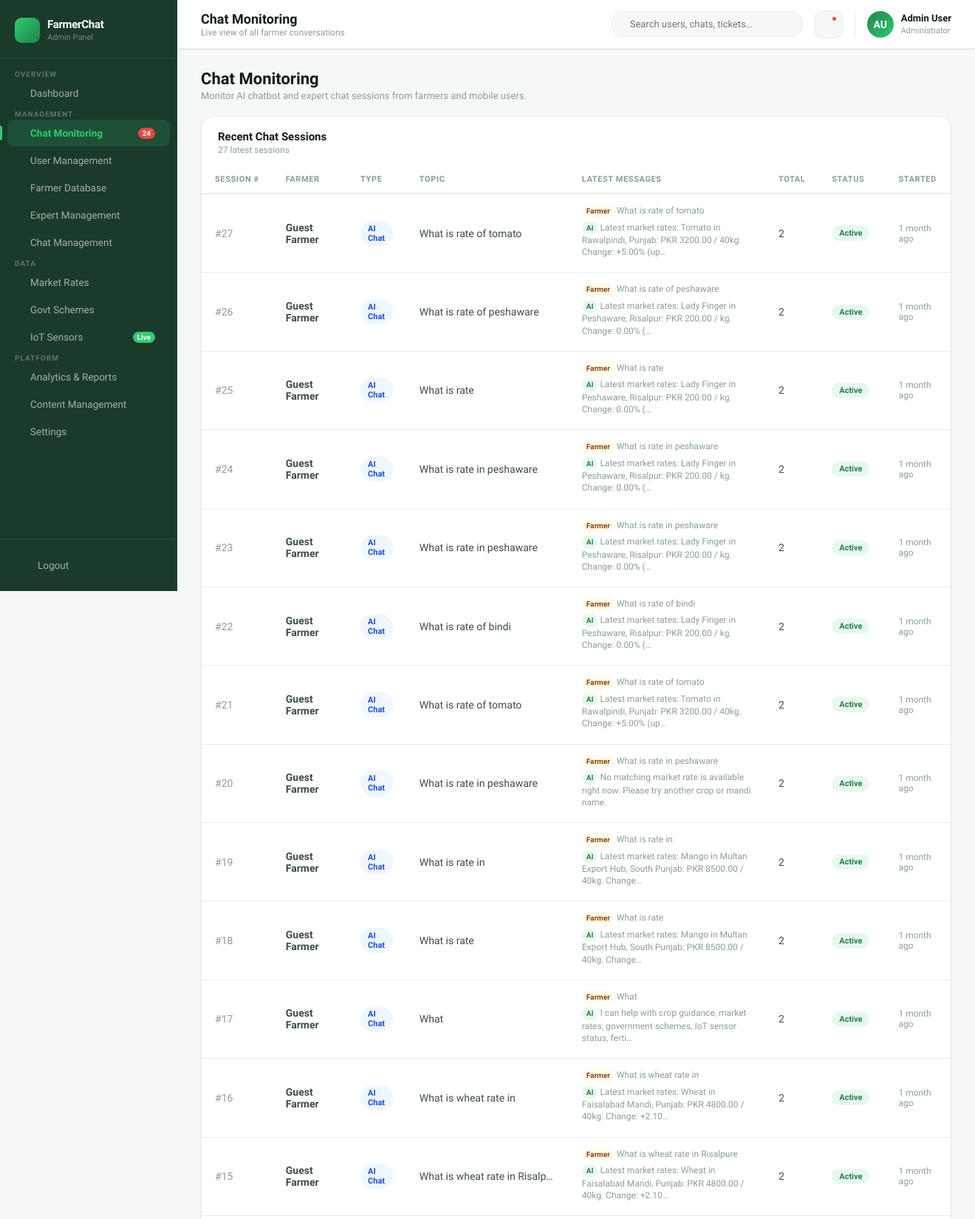
/chat-monitoring/ (signed in, upper part), run on the app's committed database.
### core/models.py (models this page shows, shortened)
class ChatSession(models.Model):
    STATUS = [
        ("active", "Active"),
        ("closed", "Closed"),
        ("pending", "Pending"),
    ]
    TYPE = [
        ("ai", "AI Chat"),
        ("expert", "Expert Chat"),
    ]
    farmer = models.ForeignKey(
        User,
        on_delete=models.CASCADE,
        related_name="chat_sessions",
        null=True,
        blank=True,
        help_text="Can be empty for public/mobile guest chatbot messages."
    )
    expert = models.ForeignKey(
        Expert,
        on_delete=models.SET_NULL,
        null=True,
        blank=True
    )
    session_type = models.CharField(max_length=10, choices=TYPE, default="ai")
    topic = models.CharField(max_length=200, blank=True)
    status = models.CharField(max_length=20, choices=STATUS, default="active", db_index=True)
    started_at = models.DateTimeField(default=timezone.now, db_index=True)
    ended_at = models.DateTimeField(null=True, blank=True)
    class Meta:
        ordering = ["-started_at"]
        verbose_name = "Chat Session"
        verbose_name_plural = "Chat Sessions"
    def message_count(self):
        return self.messages.count()

class ChatMessage(models.Model):
    ROLE = [
        ("user", "Farmer"),
        ("assistant", "AI"),
        ("expert", "Expert"),
        ("system", "System"),
    ]
    session = models.ForeignKey(
        ChatSession,
        on_delete=models.CASCADE,
        related_name="messages"
    )
    role = models.CharField(max_length=15, choices=ROLE, default="user", db_index=True)
    content = models.TextField()
    language = models.CharField(max_length=5, default="ur", db_index=True)
    timestamp = models.DateTimeField(default=timezone.now, db_index=True)
    class Meta:
        ordering = ["timestamp"]
        verbose_name = "Chat Message"
        verbose_name_plural = "Chat Messages"

### core/views.py (the view)
@login_required
@user_passes_test(is_staff_user)
def chat_monitoring(request):
    sessions = (
        ChatSession.objects
        .select_related("farmer", "expert")
        .prefetch_related("messages")
        .order_by("-started_at")[:50]
    )
    return render(request, "core/chat_monitoring.html", {
        "sessions": sessions,
    })

### core/views.py (called while the page is built)
def is_staff_user(user):
    return user.is_authenticated and user.is_staff

### templates/core/chat_monitoring.html (shortened to what this page needs)
{% extends 'core/base.html' %}
{% block page_title %}Chat Monitoring{% endblock %}
{% block page_subtitle %}Live view of all farmer conversations{% endblock %}
{% block content %}
<div class="section-header">
  <div>
    <h1>Chat Monitoring</h1>
    <p>Monitor AI chatbot and expert chat sessions from farmers and mobile users.</p>
  </div>
</div>
<div class="card">
  <div class="card-header">
    <div class="card-header-left">
      <h3>Recent Chat Sessions</h3>
      <p>{{ sessions|length }} latest session{{ sessions|length|pluralize }}</p>
    </div>
  </div>
  <div class="table-wrap">
    <table>
      <thead>
        <tr>
          <th>Session #</th>
          <th>Farmer</th>
          <th>Type</th>
          <th>Topic</th>
          <th>Latest Messages</th>
          <th>Total</th>
          <th>Status</th>
          <th>Started</th>
        </tr>
      </thead>
      <tbody>
        {% for s in sessions %}
        <tr>
          <td style="color:var(--text-muted);">#{{ s.pk }}</td>
          <td>
            <strong>
              {% if s.farmer %}
                {{ s.farmer.get_full_name|default:s.farmer.username }}
              {% else %}
                Guest Farmer
              {% endif %}
            </strong>
          </td>
          <td>
            <span class="badge badge-blue">{{ s.get_session_type_display }}</span>
          </td>
          <td style="max-width:220px;overflow:hidden;text-overflow:ellipsis;white-space:nowrap;">
            {{ s.topic|default:"General query" }}
          </td>
          <td style="min-width:260px;max-width:380px;">
            {% with latest=s.messages.all|slice:":2" %}
              {% for m in latest %}
                <div style="font-size:12px;margin-bottom:5px;line-height:1.35;">
                  <span class="badge {% if m.role == 'assistant' %}badge-green{% elif m.role == 'user' %}badge-amber{% else %}badge-gray{% endif %}" style="font-size:10px;padding:2px 6px;">
                    {{ m.get_role_display }}
                  </span>
                  <span style="color:var(--text-muted);">
                    {{ m.content|truncatechars:90 }}
                  </span>
                </div>
              {% empty %}
                <span style="font-size:12px;color:var(--text-muted);">No messages</span>
              {% endfor %}
            {% endwith %}
          </td>
          <td>{{ s.message_count }}</td>
          <td>
            <span class="badge {% if s.status == 'active' %}badge-green{% elif s.status == 'pending' %}badge-amber{% else %}badge-gray{% endif %}">
              {{ s.get_status_display }}
            </span>
          </td>
          <td style="font-size:12px;color:var(--text-muted);">
            {{ s.started_at|timesince }} ago
          </td>
        </tr>
        {% empty %}
        <tr>
          <td colspan="8" style="text-align:center;padding:32px;color:var(--text-muted);">
            No chat sessions yet.
          </td>
        </tr>
        {% endfor %}
      </tbody>
    </table>
  </div>
</div>
{% endblock %}

### templates/core/base.html (shortened to what this page needs)
<!DOCTYPE html>
<html lang="en">
<head>
</head>
<body>
<aside class="sidebar">
  <div class="sidebar-brand">
    <div class="sidebar-brand-icon"></div>
    <div class="sidebar-brand-text">
      <h2>FarmerChat</h2>
      <span>Admin Panel</span>
    </div>
  </div>
  <nav style="flex:1; padding: 12px 0; overflow-y:auto;">
    <span class="nav-group-label">Overview</span>
    <a href="{% url 'dashboard' %}" class="nav-link {% if request.resolver_match.url_name == 'dashboard' %}active{% endif %}">
       Dashboard
    </a>
    <span class="nav-group-label">Management</span>
    <a href="{% url 'chat_monitoring' %}" class="nav-link {% if request.resolver_match.url_name == 'chat_monitoring' %}active{% endif %}">
       Chat Monitoring
      <span class="nav-badge">24</span>
    </a>
    <a href="{% url 'farmer_list' %}" class="nav-link {% if request.resolver_match.url_name == 'farmer_list' %}active{% endif %}">
       User Management
    </a>
    <a href="{% url 'farmer_list' %}" class="nav-link {% if request.resolver_match.url_name == 'farmer_list' %}active{% endif %}">
       Farmer Database
    </a>
    <a href="{% url 'expert_list' %}" class="nav-link {% if request.resolver_match.url_name == 'expert_list' %}active{% endif %}">
       Expert Management
    </a>
    <a href="{% url 'chat_monitoring' %}" class="nav-link">
       Chat Management
    </a>
    <span class="nav-group-label">Data</span>
    <a href="{% url 'market_rates' %}" class="nav-link {% if request.resolver_match.url_name == 'market_rates' %}active{% endif %}">
       Market Rates
    </a>
    <a href="{% url 'govt_schemes' %}" class="nav-link {% if request.resolver_match.url_name == 'govt_schemes' %}active{% endif %}">
       Govt Schemes
    </a>
    <a href="{% url 'iot_dashboard' %}" class="nav-link {% if request.resolver_match.url_name == 'iot_dashboard' %}active{% endif %}">
       IoT Sensors
      <span class="nav-badge live">Live</span>
    </a>
    <span class="nav-group-label">Platform</span>
    <a href="{% url 'analytics' %}" class="nav-link {% if request.resolver_match.url_name == 'analytics' %}active{% endif %}">
       Analytics & Reports
    </a>
    <a href="{% url 'content' %}" class="nav-link {% if request.resolver_match.url_name == 'content' %}active{% endif %}">
       Content Management
    </a>
    <a href="{% url 'settings' %}" class="nav-link {% if request.resolver_match.url_name == 'settings' %}active{% endif %}">
       Settings
    </a>
  </nav>
  <div class="sidebar-footer">
    <a href="{% url 'logout' %}" class="nav-link logout">
       Logout
    </a>
  </div>
</aside>
<main class="main">
  <header class="topbar">
    <div class="topbar-welcome">
      <h3>{% block page_title %}Welcome back, Admin 👋{% endblock %}</h3>
      <p>{% block page_subtitle %}Here's what's happening with your platform today{% endblock %}</p>
    </div>
    <div class="topbar-right">
      <div class="search-box">
        <input type="text" placeholder="Search users, chats, tickets…">
      </div>
      <button class="topbar-icon-btn">
        <span class="notif-dot"></span>
      </button>
      <div class="topbar-user">
        <div class="topbar-user-avatar">{{ request.user.first_name|default:"A"|slice:":1"|upper }}{{ request.user.last_name|default:"D"|slice:":1"|upper }}</div>
        <div class="topbar-user-info">
          <strong>{{ request.user.get_full_name|default:"Admin User" }}</strong>
          <span>Administrator</span>
        </div>
      </div>
    </div>
  </header>
  <div class="page-body">
    {% block content %}{% endblock %}
  </div>
</main>
</body>
</html>

### data on the page
ChatSession: pk "27", shows "Guest Farmer", session_type "AI Chat", topic "What is rate of tomato", message_count "2", status "Active", started_at "1 month"
ChatMessage: role "Farmer", content "What is rate of tomato"
ChatMessage: role "AI", content "Latest market rates: Tomato in Rawalpindi, Punjab: PKR 3200.00 / 40kg. Change: +5.00% (up…"
ChatSession: pk "26", shows "Guest Farmer", session_type "AI Chat", topic "What is rate of peshaware", message_count "2", status "Active", started_at "1 month"
ChatMessage: role "Farmer", content "What is rate of peshaware"
ChatMessage: role "AI", content "Latest market rates: Lady Finger in Peshaware, Risalpur: PKR 200.00 / kg. Change: 0.00% (…"
ChatSession: pk "25", shows "Guest Farmer", session_type "AI Chat", topic "What is rate", message_count "2", status "Active", started_at "1 month"
ChatMessage: role "Farmer", content "What is rate"
ChatMessage: role "AI", content "Latest market rates: Lady Finger in Peshaware, Risalpur: PKR 200.00 / kg. Change: 0.00% (…"
ChatSession: pk "24", shows "Guest Farmer", session_type "AI Chat", topic "What is rate in peshaware", message_count "2", status "Active", started_at "1 month"
ChatMessage: role "Farmer", content "What is rate in peshaware"
ChatMessage: role "AI", content "Latest market rates: Lady Finger in Peshaware, Risalpur: PKR 200.00 / kg. Change: 0.00% (…"
ChatSession: pk "23", shows "Guest Farmer", session_type "AI Chat", topic "What is rate in peshaware", message_count "2", status "Active", started_at "1 month"
ChatMessage: role "Farmer", content "What is rate in peshaware"
ChatMessage: role "AI", content "Latest market rates: Lady Finger in Peshaware, Risalpur: PKR 200.00 / kg. Change: 0.00% (…"
ChatSession: pk "22", shows "Guest Farmer", session_type "AI Chat", topic "What is rate of bindi", message_count "2", status "Active", started_at "1 month"
ChatMessage: role "Farmer", content "What is rate of bindi"
ChatMessage: role "AI", content "Latest market rates: Lady Finger in Peshaware, Risalpur: PKR 200.00 / kg. Change: 0.00% (…"
ChatSession: pk "21", shows "Guest Farmer", session_type "AI Chat", topic "What is rate of tomato", message_count "2", status "Active", started_at "1 month"
ChatMessage: role "Farmer", content "What is rate of tomato"
ChatMessage: role "AI", content "Latest market rates: Tomato in Rawalpindi, Punjab: PKR 3200.00 / 40kg. Change: +5.00% (up…"
ChatSession: pk "20", shows "Guest Farmer", session_type "AI Chat", topic "What is rate in peshaware", message_count "2", status "Active", started_at "1 month"
ChatMessage: role "Farmer", content "What is rate in peshaware"
ChatMessage: role "AI", content "No matching market rate is available right now. Please try another crop or mandi name."
ChatSession: pk "19", shows "Guest Farmer", session_type "AI Chat", topic "What is rate in", message_count "2", status "Active", started_at "1 month"
ChatMessage: role "Farmer", content "What is rate in"
ChatMessage: role "AI", content "Latest market rates: Mango in Multan Export Hub, South Punjab: PKR 8500.00 / 40kg. Change…"
ChatSession: pk "18", shows "Guest Farmer", session_type "AI Chat", topic "What is rate", message_count "2", status "Active", started_at "1 month"
ChatMessage: role "Farmer", content "What is rate"
ChatMessage: role "AI", content "Latest market rates: Mango in Multan Export Hub, South Punjab: PKR 8500.00 / 40kg. Change…"
ChatSession: pk "17", shows "Guest Farmer", session_type "AI Chat", topic "What", message_count "2", status "Active", started_at "1 month"
ChatMessage: role "Farmer", content "What"
ChatMessage: role "AI", content "I can help with crop guidance, market rates, government schemes, IoT sensor status, ferti…"
ChatSession: pk "16", shows "Guest Farmer", session_type "AI Chat", topic "What is wheat rate in", message_count "2", status "Active", started_at "1 month"
ChatMessage: role "Farmer", content "What is wheat rate in"
ChatMessage: role "AI", content "Latest market rates: Wheat in Faisalabad Mandi, Punjab: PKR 4800.00 / 40kg. Change: +2.10…"
ChatSession: pk "15", shows "Guest Farmer", session_type "AI Chat", topic "What is wheat rate in Risalp…", message_count "2", status "Active", started_at "1 month"
ChatMessage: role "Farmer", content "What is wheat rate in Risalpure"
ChatMessage: role "AI", content "Latest market rates: Wheat in Faisalabad Mandi, Punjab: PKR 4800.00 / 40kg. Change: +2.10…"

### other printed values
{{ request.user.first_name|default:"A"|slice:":1"|upper }} "A"
{{ request.user.last_name|default:"D"|slice:":1"|upper }} "U"
{{ request.user.get_full_name|default:"Admin User" }} "Admin User"
{{ sessions|length }} "27"
